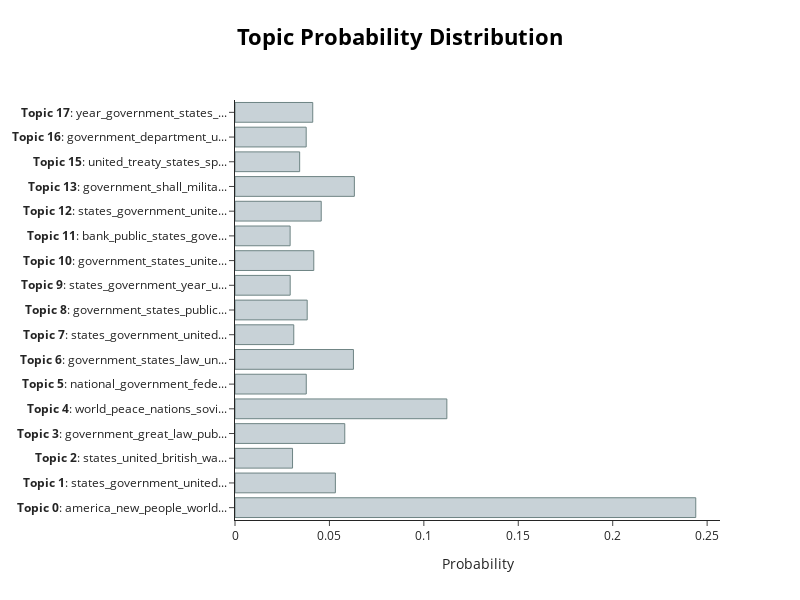

Notebook code cell kept with this figure:
### Code cell
# output the topic distribution for the first speech
topic_distr, _ = topic_model.approximate_distribution(docs)
topic_model.visualize_distribution(topic_distr[1])

# hint: check out approximate_distribution() and visualize_distribution()

### Figure 1 — Plotly figure (JSON) as saved in the notebook; plotly's stock layout.template omitted (floating-point values rounded to 4 significant figures)
{"data": [{"marker": {"color": "#C8D2D7", "line": {"color": "#6E8484", "width": 1}}, "orientation": "h", "type": "bar", "x": [0.244, 0.05316, 0.03047, 0.05812, 0.1122, 0.03774, 0.06271, 0.03112, 0.03823, 0.02923, 0.04172, 0.0292, 0.04565, 0.06321, 0.03424, 0.0377, 0.04117], "y": ["<b>Topic 0</b>: america_new_people_world...", "<b>Topic 1</b>: states_government_united...", "<b>Topic 2</b>: states_united_british_wa...", "<b>Topic 3</b>: government_great_law_pub...", "<b>Topic 4</b>: world_peace_nations_sovi...", "<b>Topic 5</b>: national_government_fede...", "<b>Topic 6</b>: government_states_law_un...", "<b>Topic 7</b>: states_government_united...", "<b>Topic 8</b>: government_states_public...", "<b>Topic 9</b>: states_government_year_u...", "<b>Topic 10</b>: government_states_unite...", "<b>Topic 11</b>: bank_public_states_gove...", "<b>Topic 12</b>: states_government_unite...", "<b>Topic 13</b>: government_shall_milita...", "<b>Topic 15</b>: united_treaty_states_sp...", "<b>Topic 16</b>: government_department_u...", "<b>Topic 17</b>: year_government_states_..."]}], "layout": {"height": 600, "hoverlabel": {"bgcolor": "white", "font": {"family": "Rockwell", "size": 16}}, "title": {"font": {"color": "Black", "size": 22}, "text": "<b>Topic Probability Distribution</b>", "x": 0.5, "xanchor": "center", "y": 0.95, "yanchor": "top"}, "width": 800, "xaxis": {"title": {"text": "Probability"}}}}
